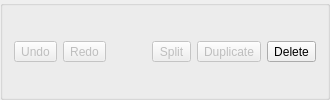
             <widget class="QGroupBox" name="groupBox_6">
              <property name="title">
               <string/>
              </property>
              <property name="flat">
               <bool>true</bool>
              </property>
              <layout class="QHBoxLayout" name="horizontalLayout_26">
               <property name="topMargin">
                <number>6</number>
               </property>
               <property name="bottomMargin">
                <number>6</number>
               </property>
               <item>
                <widget class="QToolButton" name="undo">
                 <property name="enabled">
                  <bool>false</bool>
                 </property>
                 <property name="text">
                  <string>Undo</string>
                 </property>
                 <property name="icon">
                  <iconset theme="edit-undo">
                   <normaloff>.</normaloff>.</iconset>
                 </property>
                </widget>
               </item>
               <item>
                <widget class="QToolButton" name="redo">
                 <property name="enabled">
                  <bool>false</bool>
                 </property>
                 <property name="text">
                  <string>Redo</string>
                 </property>
                 <property name="icon">
                  <iconset theme="edit-redo">
                   <normaloff>.</normaloff>.</iconset>
                 </property>
                </widget>
               </item>
               <item>
                <spacer name="horizontalSpacer_2">
                 <property name="orientation">
                  <enum>Qt::Horizontal</enum>
                 </property>
                 <property name="sizeHint" stdset="0">
                  <size>
                   <width>40</width>
                   <height>20</height>
                  </size>
                 </property>
                </spacer>
               </item>
               <item>
                <widget class="QToolButton" name="split">
                 <property name="enabled">
                  <bool>false</bool>
                 </property>
                 <property name="text">
                  <string>Split</string>
                 </property>
                 <property name="icon">
                  <iconset theme="edit-cut">
                   <normaloff>.</normaloff>.</iconset>
                 </property>
                </widget>
               </item>
               <item>
                <widget class="QToolButton" name="duplicate">
                 <property name="enabled">
                  <bool>false</bool>
                 </property>
                 <property name="text">
                  <string>Duplicate</string>
                 </property>
                 <property name="icon">
                  <iconset theme="edit-duplicate">
                   <normaloff>.</normaloff>.</iconset>
                 </property>
                </widget>
               </item>
               <item>
                <widget class="QToolButton" name="deleteBtn">
                 <property name="text">
                  <string>Delete</string>
                 </property>
                 <property name="icon">
                  <iconset theme="edit-delete">
                   <normaloff>.</normaloff>.</iconset>
                 </property>
                </widget>
               </item>
              </layout>
             </widget>
